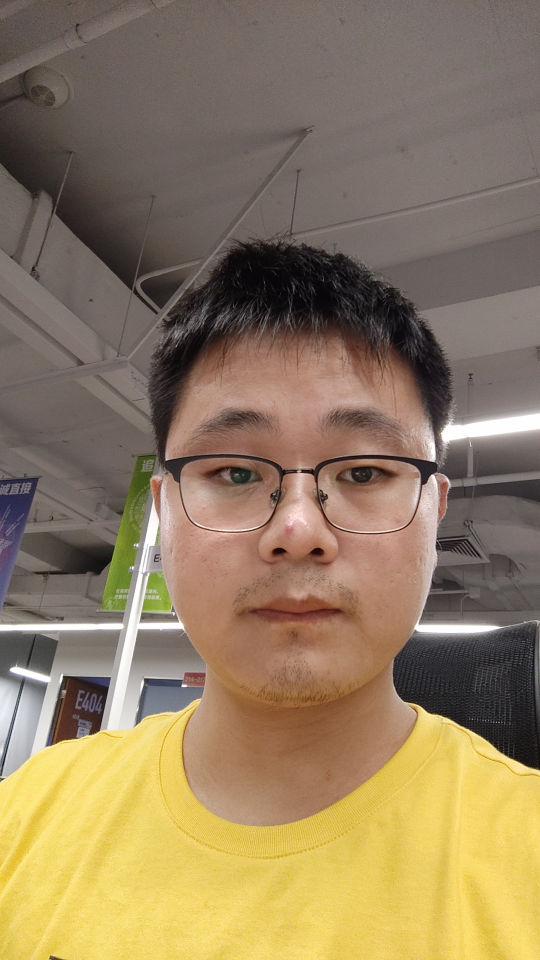
//> input picture misce_tests/OpenCV/img_rendered.png, 1080 x 1920 px, given in place of face.png, which was not available (shown at 1/2 size)
$ ./test_opencv   (built with g++ and OpenCV 4)
//> lines starting //> are read from the running program, lines starting //| are printed output that depends on the picture; after the words box and inside, x2 and y2 are one past the last pixel; in counts of white or black regions, pixels touching at a corner belong together; pictures that were not available may be replaced by others from this repository, and a replacement may not be noted
#include <cmath>
#include <iostream>
#include <fstream>
#include <memory>
#include <string>
#include <vector>
#include <gflags/gflags.h>
#include <opencv2/opencv.hpp>
#include <opencv2/core.hpp>
#include <opencv2/imgcodecs.hpp>
#include <opencv2/imgproc.hpp>

DEFINE_int32(compression, 9, "The compression level ranges from 0 ~ 9");
DEFINE_string(src_img, "", "The source .png file");
DEFINE_string(dst_img, "dst.png", "The destination .png file");

// [107 lines left out: functions file_exist, test_png_compression, test_draw_polyline, test_matrix_multiply, test_getGuassianKernel, not called in this run]

void test_findContours() {
    cv::Mat img = cv::imread("../face.png", cv::IMREAD_UNCHANGED);
//> img is the input picture: 1920 rows x 1080 cols, CV_8UC4; mean B, G, R, A 96, 125.3, 144.7, 255
    std::vector<cv::Mat> channels;
    cv::split(img, channels);
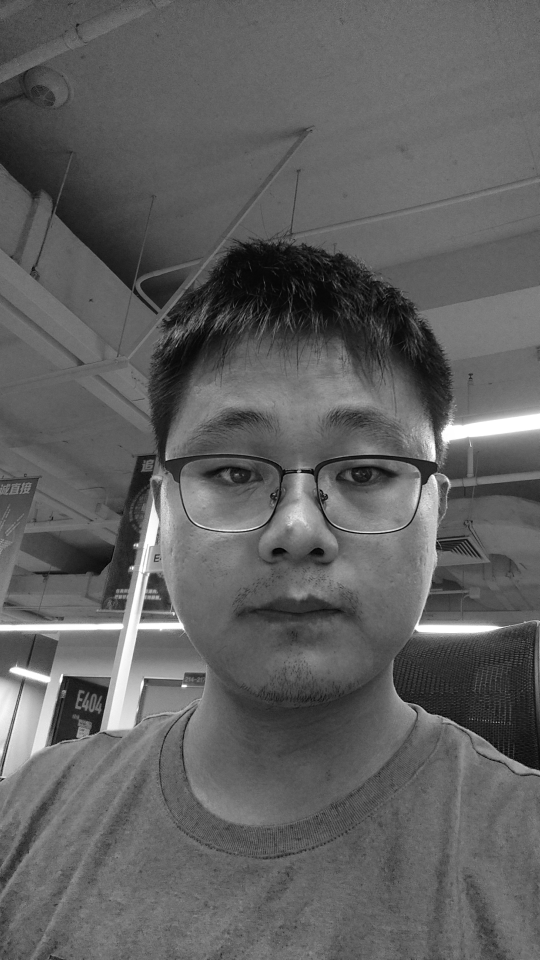
//> channels[0]: 1920 rows x 1080 cols, CV_8UC1 (shown at 1/2 size); min 0, max 255, mean 96
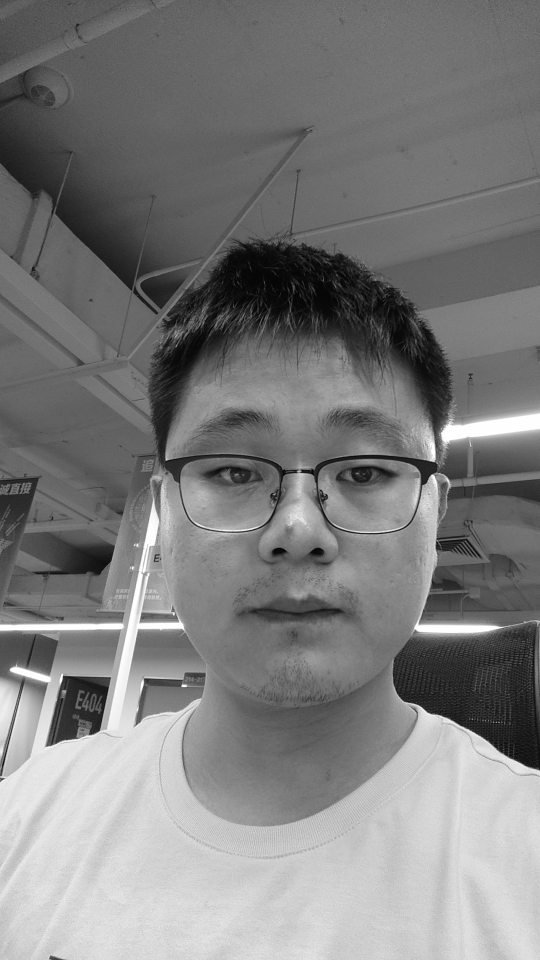
//> channels[1]: 1920 rows x 1080 cols, CV_8UC1 (shown at 1/2 size); min 0, max 255, mean 125.3
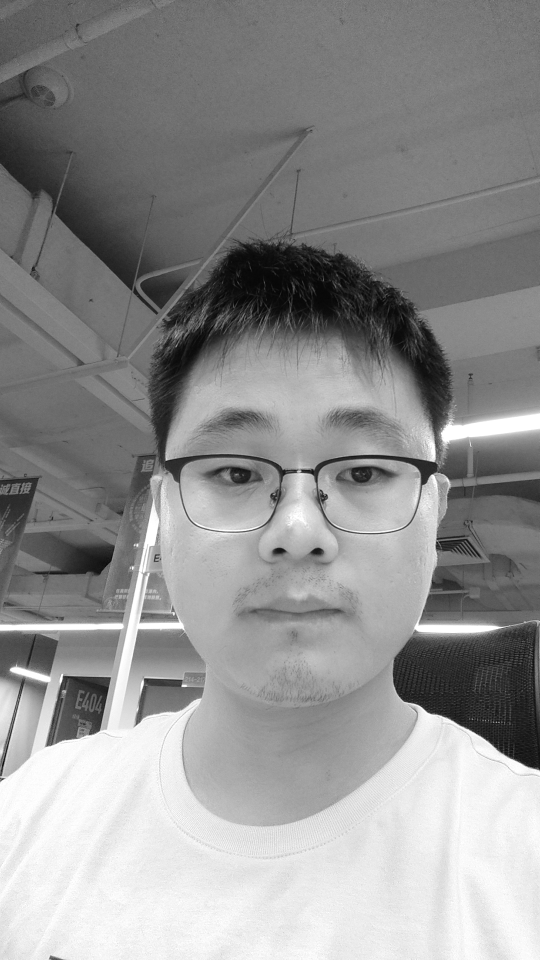
//> channels[2]: 1920 rows x 1080 cols, CV_8UC1 (shown at 1/2 size); min 0, max 255, mean 144.7
//> channels[3]: 1920 rows x 1080 cols, CV_8UC1; every value is 255
    cv::Mat gray = channels[3];
    // 高斯模糊，将一些紧邻的碎片合成一个
    cv::GaussianBlur(gray, gray, cv::Size(5, 5), 5);
    cv::threshold(gray, gray, 20, 20, cv::THRESH_BINARY);
//> gray: 1920 rows x 1080 cols, CV_8UC1; every value is 20
    // cv::cvtColor(channels[3], gray, cv::COLOR_BGRA2GRAY);
    // cv::imwrite("lipOpenbak.png", img);
    // cv::imwrite("lipOpenGray.jpg", gray);
    std::vector<std::vector<cv::Point>> contours;
    cv::findContours(gray, contours, cv::RETR_EXTERNAL, cv::CHAIN_APPROX_NONE);
//> contours = 1 contour; box (x1, y1, x2, y2) and area: (0, 0, 1080, 1920) 2070601
    cv::Mat contoursImg = cv::Mat::zeros(img.rows, img.cols, CV_8UC3);
    drawContours(contoursImg, contours, -1, cv::Scalar(0, 0, 255), 1, cv::LINE_AA);
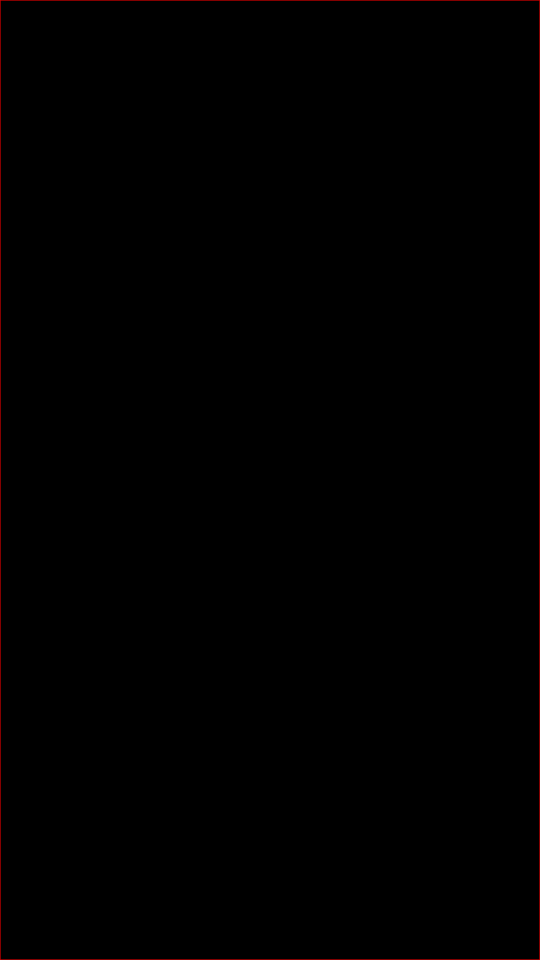
//> contoursImg: 1920 rows x 1080 cols, CV_8UC3 (shown at 1/2 size); mean B, G, R 0, 0, 0.8
    std::vector<cv::Rect2f> bbox(contours.size());
//> bbox = 1 Rect (x, y, width, height): [0, 0, 0, 0]
    for (int i = 0; i < contours.size(); ++i) {
        bbox[i] = cv::boundingRect(contours[i]);
        cv::rectangle(contoursImg, bbox[i].tl(), bbox[i].br(), cv::Scalar(0, 255, 0), 1);
    }
//> this loop made 1 pass
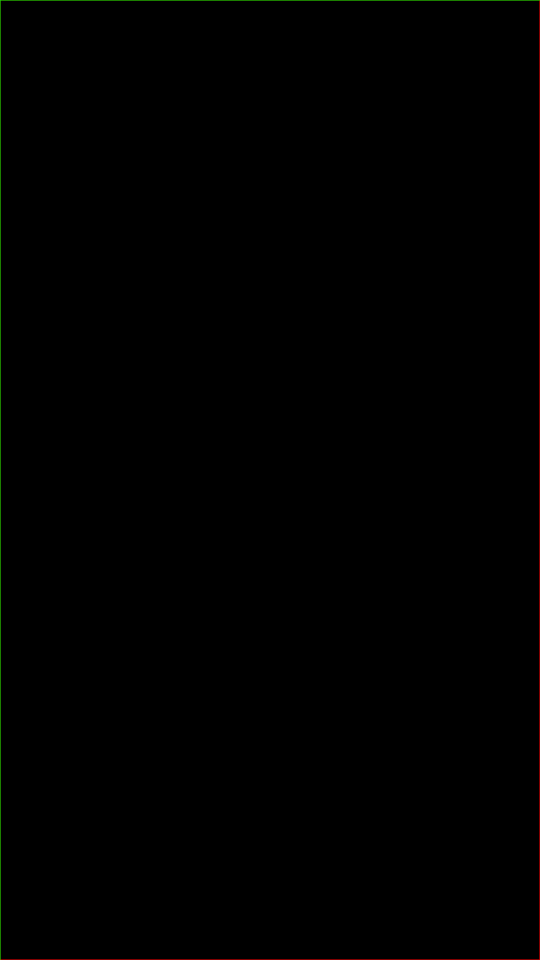
//> contoursImg: 1920 rows x 1080 cols, CV_8UC3 (shown at 1/2 size); 0.14% of pixels changed, all inside (x1, y1, x2, y2) = (0, 0, 1080, 1920)
    // cv::Mat contoursImg = gray;
    cv::imwrite("contourface.png", contoursImg);
    cv::imwrite("grayface.png", gray);
}

// [128 lines left out: functions getGaussianArray, gaussian, test_gaussian_blur, test_gaussian_blur_on_rect, test_exception_catch, test_png_read_and_write and 2 more, not called in this run]

// added to run one function of the file
int main() { test_findContours(); }
